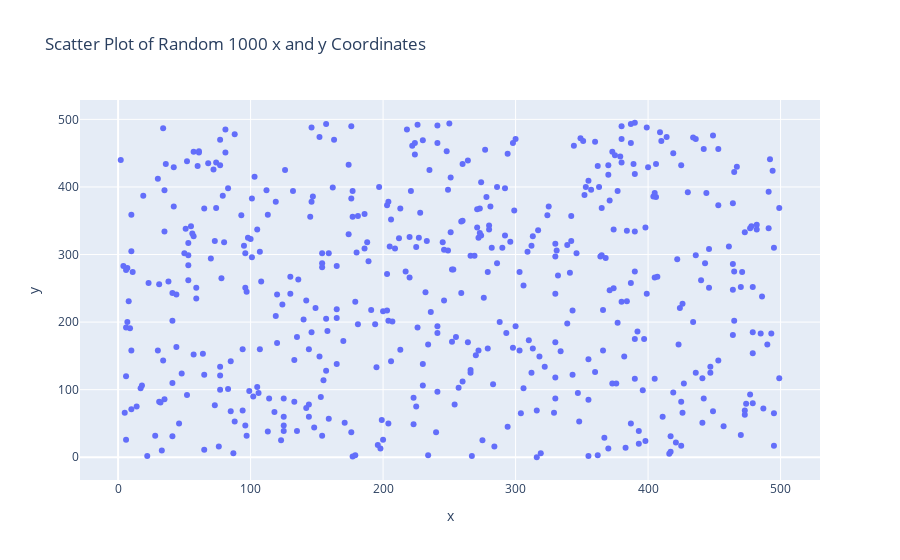

Notebook source saved alongside this figure:
### Markdown cell above
3. Write a program to draw a scatter plot for random 500 x and y coordinates and style it

### Code cell
import numpy as np
import plotly.express as px
import logging

''' 
    @Author: v sanjay kumar
    @Date: 2024-08-13 04:00:30
    @Last Modified by: v sanjay kumar
    @Last Modified time: 2024-08-13 04:00:30.
    @Title :program to draw line and scatter plots for random 500 x and y coordinates
'''
logging.basicConfig(filename='app6.log', level=logging.INFO, format='%(asctime)s - %(levelname)s - %(message)s')
def plot_scatter(x, y):
    '''
    Function takes the x, y numpy arrays and plots the scatter plot

    Parameters:
    x (numpy array): Array of x coordinates
    y (numpy array): Array of y coordinates
    
    Returns:
    None
    '''
 
    fig = px.scatter(x=x, y=y, title='Scatter Plot of Random 1000 x and y Coordinates')
    
    fig.update_layout(xaxis_title='x', yaxis_title='y')
    fig.show()

def main():
    try:
        x = np.random.randint(0, 500, 500)
        y = np.random.randint(0, 500, 500)
        plot_scatter(x, y)
    except Exception as e:
        logging.error(f"Error generating random data: {e}")

if __name__ == "__main__":
    main()

### Figure 1 — Plotly figure (JSON) as saved in the notebook; plotly's stock layout.template omitted (floating-point values rounded to 4 significant figures; data arrays with more than 128 entries replaced by an {"elided": "..."} marker saying what was removed)
{"data": [{"hovertemplate": "x=%{x}<br>y=%{y}<extra></extra>", "legendgroup": "", "marker": {"color": "#636efa", "symbol": "circle"}, "mode": "markers", "name": "", "orientation": "v", "showlegend": false, "type": "scatter", "x": {"elided": "500 int values"}, "xaxis": "x", "y": {"elided": "500 int values"}, "yaxis": "y"}], "layout": {"legend": {"tracegroupgap": 0}, "title": {"text": "Scatter Plot of Random 1000 x and y Coordinates"}, "xaxis": {"anchor": "y", "domain": [0, 1], "title": {"text": "x"}}, "yaxis": {"anchor": "x", "domain": [0, 1], "title": {"text": "y"}}}}
